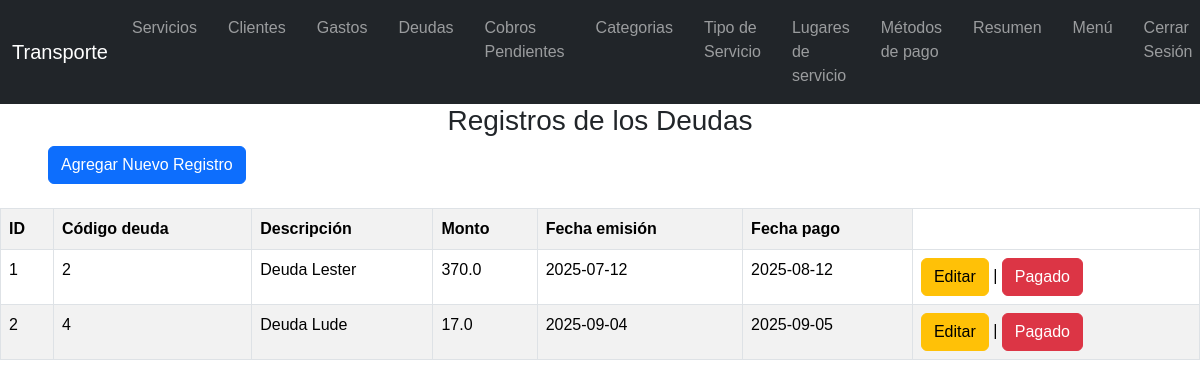
/tregistrosdeudas (signed in), run on the app's committed database.
### tables this page shows
CREATE TABLE "deudas" (
	"cod_deu"	INTEGER,
	"des_deu"	TEXT,
	"monto"	REAL,
	"fec_emi"	TEXT,
	"fec_pag"	TEXT,
	"cond_deu"	INTEGER,
	PRIMARY KEY("cod_deu" AUTOINCREMENT)
);

### flask_app.py (the view)
@app.route("/tregistrosdeudas")
def tregistrosdeudas():
    if 'usuario' not in session:
        return redirect(url_for('login'))
    conn = sqlite3.connect("data1.db")
    c = conn.cursor()
    c.execute("""SELECT *
              FROM deudas
              WHERE cond_deu=1""")
    datos = c.fetchall()
    conn.close()
    return render_template("tregistros_deudas.html", registros=datos)

### templates/tregistros_deudas.html (shortened to what this page needs)
<!DOCTYPE html>
<html>
<head>
    <link href="https://cdn.jsdelivr.net/npm/bootstrap@5.3.7/dist/css/bootstrap.min.css" rel="stylesheet">
    <link rel="stylesheet" href="../static/style.css">
</head>
<body>
    {% include "tmenu.html" %}
    <h3 class="text-center">Registros de los Deudas</h3>
    <a href="/tformdeudas" class="btn btn-primary ms-5">Agregar Nuevo Registro</a><br><br>
    <div class="table-responsive">
        <table border="1" class="table table-striped table-bordered">
            <tr>
                <th>ID</th>
                <th>Código deuda</th>
                <th>Descripción</th>
                <th>Monto</th>
                <th>Fecha emisión</th>
                <th>Fecha pago</th>
            </tr>
            {% for r in registros %}
            <tr>
                <td>{{ loop.index }}</td>
                <td>{{ r[0] }}</td>
                <td>{{ r[1] }}</td>
                <td>{{ r[2] }}</td>
                <td>{{ r[3] }}</td>
                <td>{{ r[4] }}</td>
                <td>
                    <a href="/teditardeudas/{{ r[0] }}" class="btn btn-warning">Editar</a> |
                    <a href="/tborrardeudas/{{ r[0] }}" class="btn btn-danger" onclick="return confirm('¿Estás seguro de borrar este registro?');">Pagado</a>
                </td>
            </tr>
            {% endfor %}
        </table>
        <br>
    </div>
</body>
</html>

### templates/tregistros_deudas.html (style rules this page uses)
body { font-family: Arial, sans-serif; }

### data on the page
deudas: cod_deu "2", des_deu "Deuda Lester", monto "370.0", fec_emi "2025-07-12", fec_pag "2025-08-12"
deudas: cod_deu "4", des_deu "Deuda Lude", monto "17.0", fec_emi "2025-09-04", fec_pag "2025-09-05"
